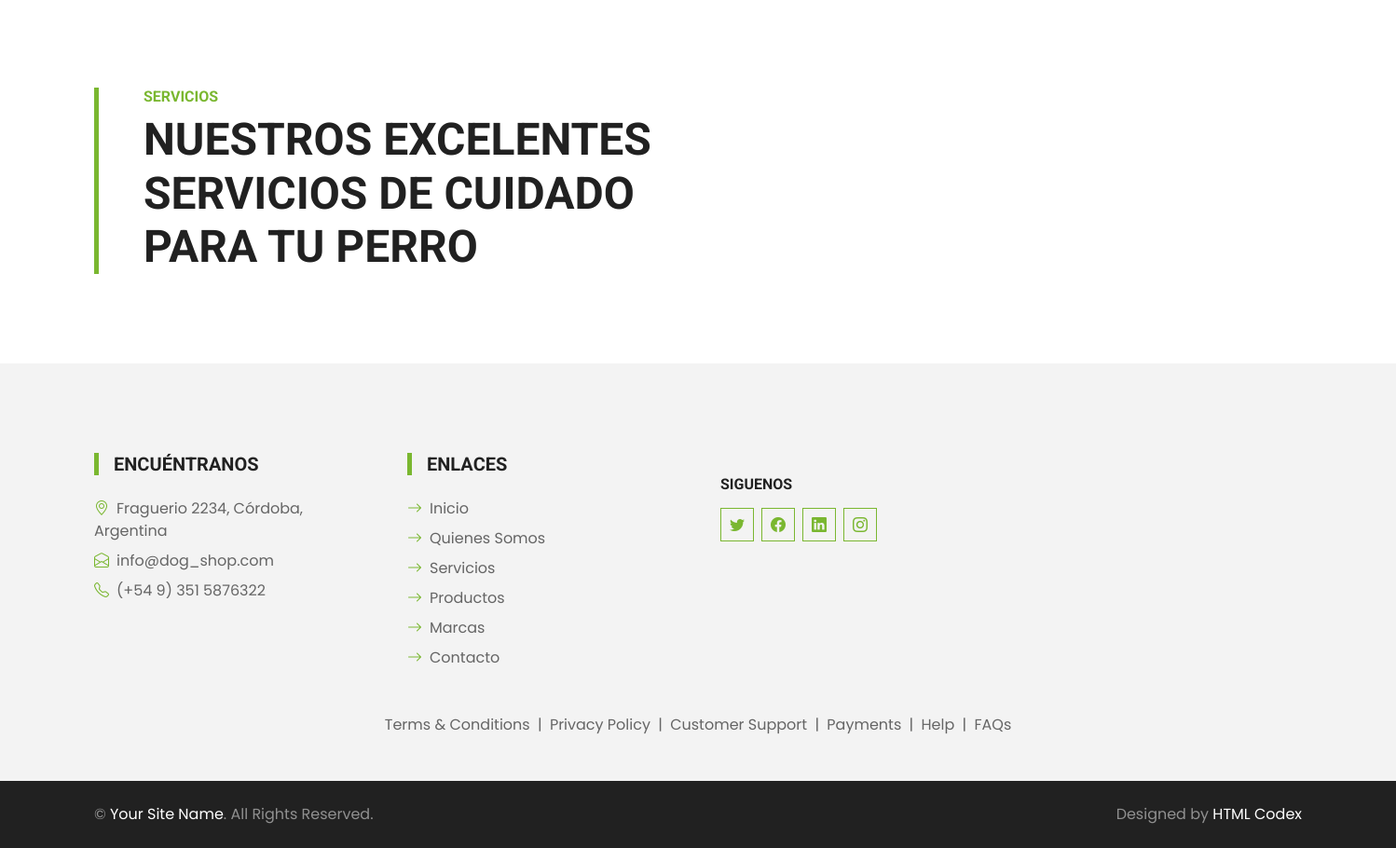
Page /dog_shop/listaServicio/ (lower part) on the earlier database version.
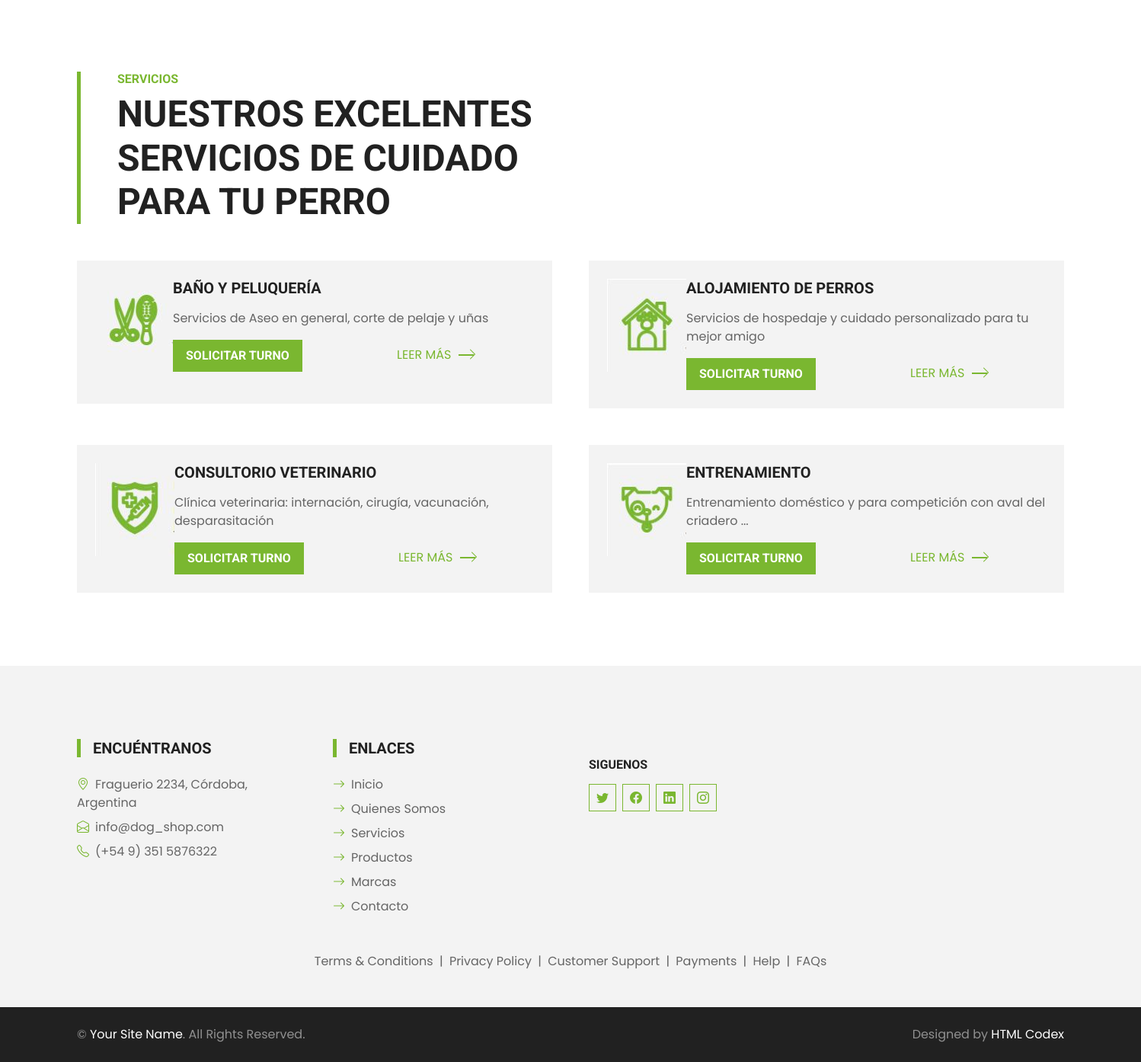
Same page on the later database version.
### dog_shop/models.py (models this page shows)
class Servicio(models.Model):
    nombre = models.CharField(max_length=50)
    precio = models.FloatField()
    num_max_citas = models.IntegerField()
    descripcion = models.CharField(max_length=1000)
    imagen = models.ImageField(upload_to= 'servicios', null =True, blank=True)
    def __str__(self):
        return self.nombre

### dog_shop/views.py (the view)
# urls.py: path('listaServicio/', listaServicios, name= "ListaServicio"),
def listaServicios(request):
    try:
        servicios = Servicio.objects.all()
        return render(request, 'servicios.html', {'servicios':servicios})
    except:
        return render(request, 'servicios.html', {'servicios':servicios})

### dog_shop/Templates/servicios.html (shortened to what this page needs)
{% extends 'base.html' %}
{% load static %}
{% block contenido_que_cambia %}
    <div class="container-fluid py-5">
        <div class="container">
            <div class="border-start border-5 border-primary ps-5 mb-5" style="max-width: 600px;">
                <h6 class="text-primary text-uppercase">Servicios</h6>
                <h1 class="display-5 text-uppercase mb-0">NUESTROS EXCELENTES SERVICIOS DE CUIDADO PARA TU PERRO</h1>
            </div>
            <div class="row g-5">
            {% for servicio in servicios  %}
                <div class="col-md-6">
                    <div class="service-item bg-light d-flex p-4">
                        <img class="img-fluid mb-4" src="{{servicio.imagen.url}}" alt="servicio">
                        <div>
                            <h5 class="text-uppercase mb-3">{{servicio}}</h5>
                            <p>{{servicio.descripcion}}</p>
                            {% if user.is_staff %}
                                <a class="btn btn-primary py-2 px-3" href="{% url 'EditarServicio' servicio.id %}">Editar</a>
                                <a class="btn btn-primary py-2 px-3" href="{% url 'EliminarServicio' servicio.id %}">Eliminar</a>
                                <a style= "padding-left: 120px" class="text-primary text-uppercase" href="{% url 'LeerMasServicios' servicio.id %}">Leer más<i class="bi bi-chevron-right"></i></a>
                            {% else %}
                                <a class="btn btn-primary py-2 px-3" href="">Solicitar Turno</a>
                                <a style= "padding-left: 120px" class="text-primary text-uppercase" href="{% url 'LeerMasServicios' servicio.id %}">Leer más<i class="bi bi-chevron-right"></i></a>
                            {% endif %}
                        </div>
                    </div>
                </div>
            {% endfor %}
                </div>
            </div>
        </div>
{% endblock contenido_que_cambia %}

### dog_shop/Templates/base.html (shortened to what this page needs)
<!DOCTYPE html>
<html lang="en">
<head>
    {% load static %}
    <link href="https://cdn.jsdelivr.net/npm/bootstrap-icons@1.4.1/font/bootstrap-icons.css" rel="stylesheet">
    <link href="{% static 'lib/flaticon/font/flaticon.css' %}" rel="stylesheet">
    <link href="{% static 'lib/owlcarousel/assets/owl.carousel.min.css' %}" rel="stylesheet">
    <link href="{% static 'css/bootstrap.min.css' %}" rel="stylesheet">
    <link href="{% static 'css/style.css' %}" rel="stylesheet">
</head>
<body>
    {% block contenido_que_cambia %}
    {% endblock contenido_que_cambia %}
    <div class="container-fluid bg-light mt-5 py-5">
        <div class="container pt-5">
            <div class="row g-5">
                <div class="col-lg-3 col-md-6">
                    <h5 class="text-uppercase border-start border-5 border-primary ps-3 mb-4">Encuéntranos</h5>
                    <p class="mb-2"><i class="bi bi-geo-alt text-primary me-2"></i>Fraguerio 2234, Córdoba, Argentina</p>
                    <p class="mb-2"><i class="bi bi-envelope-open text-primary me-2"></i>info@dog_shop.com</p>
                    <p class="mb-0"><i class="bi bi-telephone text-primary me-2"></i>(+54 9) 351 5876322</p>
                </div>
                <div class="col-lg-3 col-md-6">
                    <h5 class="text-uppercase border-start border-5 border-primary ps-3 mb-4">Enlaces</h5>
                    <div class="d-flex flex-column justify-content-start">
                        <a class="text-body mb-2" href="{% url 'Inicio' %}"><i class="bi bi-arrow-right text-primary me-2"></i>Inicio</a>
                        <a class="text-body mb-2" href="{% url 'Quienes_somos' %}"><i class="bi bi-arrow-right text-primary me-2"></i>Quienes Somos</a>
                        <a class="text-body mb-2" href="{% url 'ListaServicio' %}"><i class="bi bi-arrow-right text-primary me-2"></i>Servicios</a>
                        <a class="text-body mb-2" href="{% url 'ListaProducto' %}"><i class="bi bi-arrow-right text-primary me-2"></i>Productos</a>
                        <a class="text-body mb-2" href="{% url 'ListaMarcas' %}"><i class="bi bi-arrow-right text-primary me-2"></i>Marcas</a>
                        <a class="text-body" href="{% url 'CrearContacto' %}"><i class="bi bi-arrow-right text-primary me-2"></i>Contacto</a>
                    </div>
                </div>
                <div class="col-lg-3 col-md-6">
                <h6 class="text-uppercase mt-4 mb-3">Siguenos</h6>
                <div class="d-flex">
                    <a class="btn btn-outline-primary btn-square me-2" href="#"><i class="bi bi-twitter"></i></a>
                    <a class="btn btn-outline-primary btn-square me-2" href="#"><i class="bi bi-facebook"></i></a>
                    <a class="btn btn-outline-primary btn-square me-2" href="#"><i class="bi bi-linkedin"></i></a>
                    <a class="btn btn-outline-primary btn-square" href="#"><i class="bi bi-instagram"></i></a>
                </div>
                </div>
                <div class="col-12 text-center text-body">
                    <a class="text-body" href="">Terms & Conditions</a>
                    <span class="mx-1">|</span>
                    <a class="text-body" href="">Privacy Policy</a>
                    <span class="mx-1">|</span>
                    <a class="text-body" href="">Customer Support</a>
                    <span class="mx-1">|</span>
                    <a class="text-body" href="">Payments</a>
                    <span class="mx-1">|</span>
                    <a class="text-body" href="">Help</a>
                    <span class="mx-1">|</span>
                    <a class="text-body" href="">FAQs</a>
                </div>
            </div>
        </div>
    </div>
    <div class="container-fluid bg-dark text-white-50 py-4">
        <div class="container">
            <div class="row g-5">
                <div class="col-md-6 text-center text-md-start">
                    <p class="mb-md-0">&copy; <a class="text-white" href="#">Your Site Name</a>. All Rights Reserved.</p>
                </div>
                <div class="col-md-6 text-center text-md-end">
                    <p class="mb-0">Designed by <a class="text-white" href="https://htmlcodex.com">HTML Codex</a></p>
                </div>
            </div>
        </div>
    </div>
</body>
</html>

### dog_shop/static/css/style.css (style rules this page uses)
:root { --primary: #7AB730; --secondary: #FFD33C; --light: #F3F3F3; --dark: #212121; }
.btn { font-family: 'Roboto', sans-serif; text-transform: uppercase; font-weight: 700; transition: .5s; }
.btn-primary { color: #FFFFFF; }
.btn-square { width: 36px; height: 36px; }
.btn-square, .btn-sm-square, .btn-lg-square { padding-left: 0; padding-right: 0; text-align: center; }
.service-item a i { position: relative; padding-left: 20px; transition: .3s; }
.service-item a i::after { position: absolute; content: ""; width: 20px; height: 2px; top: 50%; left: 10px; margin-top: -1px; background: var(--primary); transition: .3s; }

Differences in the rows shown:
added Servicio: imagen (picture), nombre "BAÑO Y PELUQUERÍA", descripcion "Servicios de Aseo en general, corte de pelaje y uñas"
added Servicio: imagen (picture), nombre "ALOJAMIENTO DE PERROS", descripcion "Servicios de hospedaje y cuidado personalizado para tu mejor amigo"
added Servicio: imagen (picture), nombre "CONSULTORIO VETERINARIO", descripcion "Clínica veterinaria: internación, cirugía, vacunación, desparasitación"
added Servicio: imagen (picture), nombre "ENTRENAMIENTO", descripcion "Entrenamiento doméstico y para competición con aval del criadero ..."
